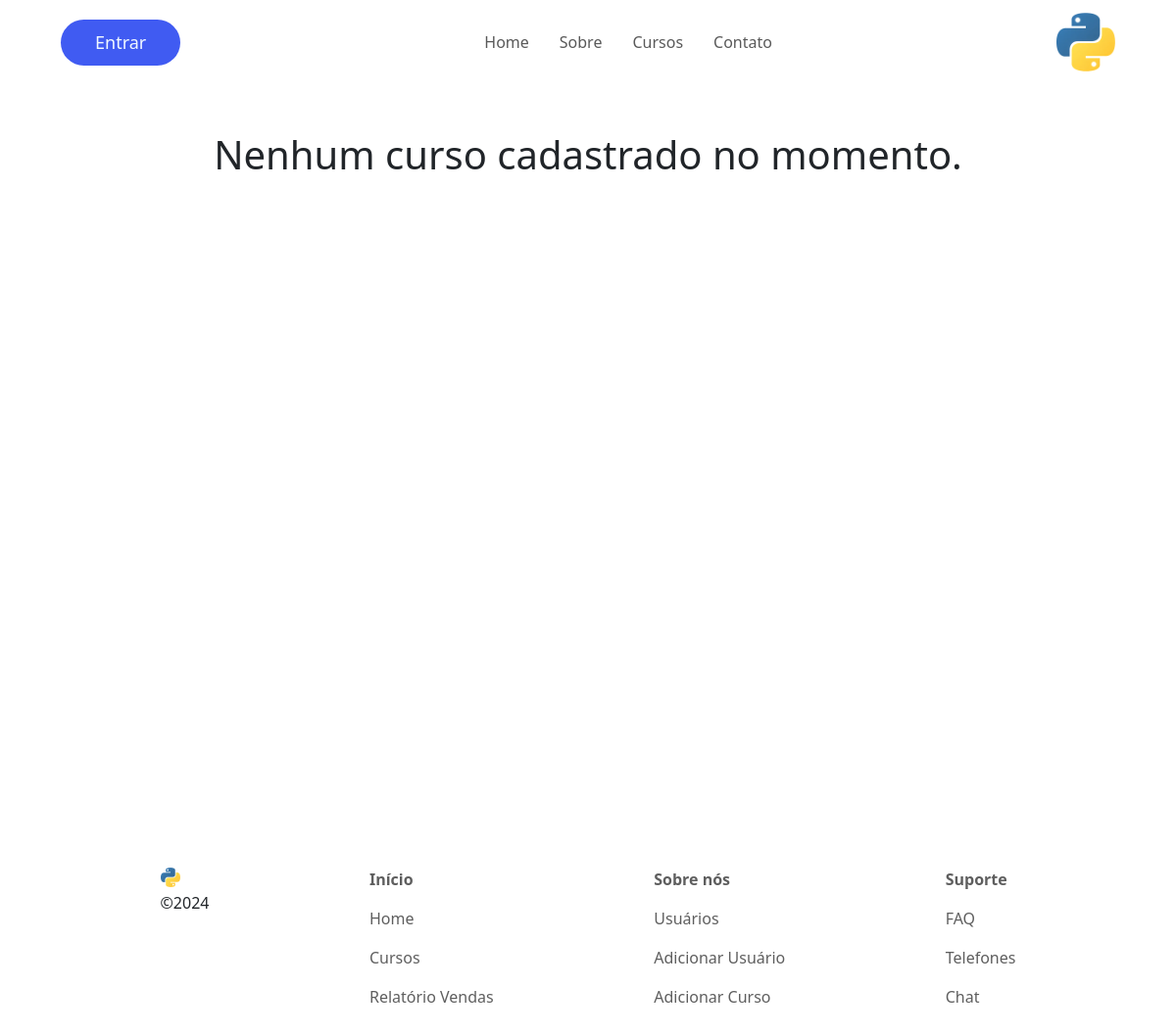
/courses, run on an earlier commit of the app's database.
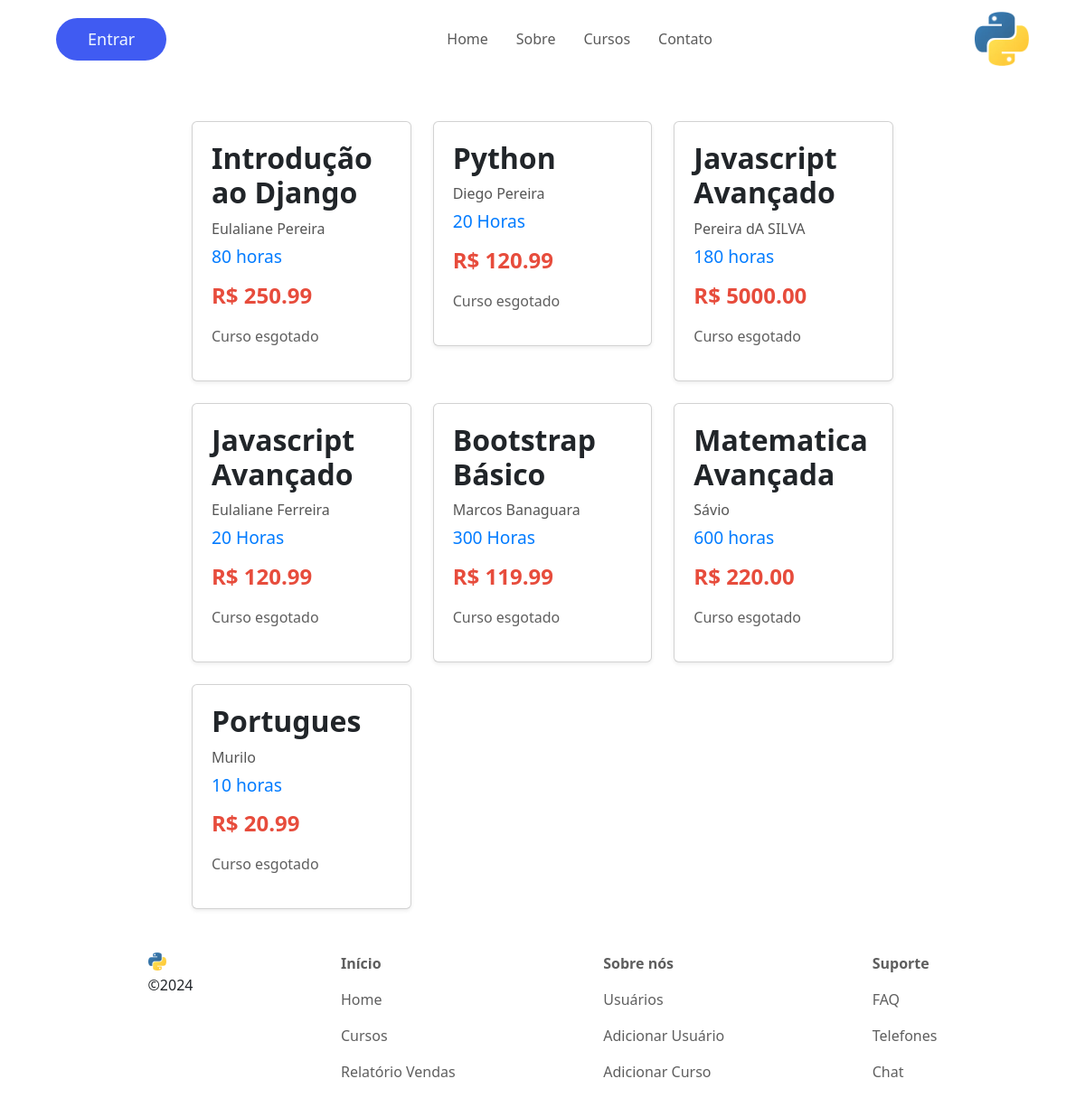
And on a later commit of the database.
### appHome/models.py (models this page shows, shortened)
class Curso(models.Model):
    name = models.CharField(max_length=255)
    autor = models.CharField(max_length=255)
    duration = models.CharField(max_length=255)
    price = models.DecimalField(max_digits=10, decimal_places=2)
    stock = models.PositiveIntegerField(default=0)  # Aqui estamos adicionando o campo `stock` com valor padrão 0.

### appHome/views.py (the view)
# urls.py: path('courses', views.listCourses, name="list_courses"),
def listCourses(request):
    courseList = Curso.objects.all().values()
    context = {
        'courses': courseList
    }
    template = loader.get_template("list_courses.html")
    return HttpResponse(template.render(context, request))

### appHome/templates/list_courses.html (shortened to what this page needs)
{% extends 'base.html' %}
{% block conteudo %}
<div class="container-fluid py-5" style="min-height: 100vh;">
  <div class="row justify-content-center">
    {% if courses %}
    <div class="col-12 col-md-10 col-lg-8">
      <div class="row row-cols-1 row-cols-md-2 row-cols-lg-3 g-4">
        {% for course in courses %}
        <div class="col courses-container">
          <div class="card course-card shadow-sm">
            <div class="card-body">
              <h5 class="card-title course-name">{{ course.name }}</h5>
              <p class="card-text course-author">{{ course.autor }}</p>
              <p class="card-text course-duration">{{ course.duration }}</p>
              <p class="card-text course-price">R$ {{ course.price }}</p>
              {% if course.stock > 0 %}
              <p class="card-text course-stock">Estoque: {{ course.stock }}</p>
              <a href="{% url 'buy_course' course.id %}" class="btn btn-primary btn-buy">Comprar</a>
              {% else %}
              <p>Curso esgotado</p>
              {% endif %}
            </div>
          </div>
        </div>
        {% endfor %}
      </div>
    </div>
    {% else %}
    <div class="col-12 text-center">
      <h1>Nenhum curso cadastrado no momento.</h1>
    </div>
    {% endif %}
  </div>
</div>
{% endblock %}

### appHome/templates/base.html (shortened to what this page needs)
{% load static %}
<!DOCTYPE html>
<html lang="pt-BR">
<head>
  <link rel="stylesheet" href="{% static 'style.css' %}">
  <link rel="stylesheet" href="{% static 'style-global.css' %}">
  <link href="https://cdn.jsdelivr.net/npm/bootstrap@5.3.3/dist/css/bootstrap.min.css" rel="stylesheet"
>
</head>
<body>
  <header>
  <nav class="navbar navbar-expand-lg">
    <div class="container-fluid">
      <button class="btn-p">
        <a class="navbar-brand" href="#">Entrar</a>
      </button>
      <div class="nav-container">
        <div class="collapse-container collapse navbar-collapse" id="navbarNavAltMarkup">
          <div class="navbar-nav">
            <a class="nav-link" href="{% url 'appHome' %}">Home</a>
          </div>
          <div class="navbar-nav">
            <a class="nav-link" href="#">Sobre</a>
          </div>
          <div class="navbar-nav">
            <a class="nav-link" href="{% url 'list_courses' %}">Cursos</a>
          </div>
          <div class="navbar-nav">
            <a class="nav-link" href="#">Contato</a>
          </div>
        </div>
      </div>
      <div class="img-container">
        <img src="../static/images/pythonlogo.webp" alt="logo" style="width: 60px;">
      </div>
    </div>
  </nav>
  </header>
  <main>
    {% block conteudo %}{% endblock %}
  </main>
  <footer>
    <div class="footer">
      <div class="collumn-1">
        <span class="copyr d-grid gap-1">
          <img src="../static/images/pythonlogo.webp" alt="pythonlogo" style="width: 20px;">
          &copy;2024
        </span>
      </div>
      <div class="collumn-2">
        <p style="font-weight: bold;">Início</p>
        <p>Home</p>
        <a href="{% url 'list_courses' %}">
          <p>Cursos</p>
        </a>
        <a href="{% url 'sales_report' %}">
          <p>Relatório Vendas</p>
        </a>
      </div>
      <div class="collumn-3">
        <p style="font-weight: bold;">Sobre nós</p>
        <a href="{% url 'list_users' %}">
          <p>Usuários</p>
        </a>
        <a href="{% url 'add_user' %}">
          <p>Adicionar Usuário</p>
        </a>
        <a href="{% url 'add_course' %}">
          <p>Adicionar Curso</p>
        </a>
      </div>
      <div class="collumn-4">
        <p style="font-weight: bold;">Suporte</p>
        <p>FAQ</p>
        <p>Telefones</p>
        <p>Chat</p>
      </div>
    </div>
  </footer>
</body>
</html>

### appHome/static/style.css (style rules this page uses)
body { background-color: red; }
.navbar { background-color: transparent; margin: 5px 50px; position: fixed; }
.nav-container { display: flex; justify-content: space-between; margin-left: auto; margin-right: auto; }
.collapse-container { display: flex; justify-content: center; align-items: center; gap: 15px; }
.btn-p { padding: 5px 35px; background-color: rgb(64, 91, 242); border: none; border-radius: 30px; align-items: center; margin-right: 20px; white-space: nowrap; font-size: 16px; }
.btn-p a { color: aliceblue; margin: 0; font-size: 18px; display: block; text-align: center; }
.navbar .btn-p { width: auto; }
.course-card { border-radius: 8px; box-shadow: 0 4px 8px rgba(0, 0, 0, 0.1); transition: transform 0.3s, box-shadow 0.3s; cursor: pointer; padding: 5px; }
.card-body { text-align: left; padding: 40px; }
.course-name { font-size: 2rem; font-weight: bold; margin-bottom: 10px; }
.course-author { font-size: 1rem; color: #555; margin-bottom: 5px; }
.course-duration { font-size: 1.2rem; color: #007bff; margin-bottom: 10px; }
.course-price { font-size: 1.5rem; font-weight: bold; color: #e74c3c; margin-bottom: 15px; }
.collumn-2 a, .collumn-3 a { text-decoration: none; color: inherit; }
p, a { color: rgba(0, 0, 0, 0.63); font-weight: 300; }
button, input[type="submit"] { width: 100%; padding: 12px; font-size: 1.1rem; background-color: #007bff; border: none; border-radius: 5px; color: white; cursor: pointer; transition: background-color 0.3s ease; }
html, body { overflow-x: hidden; }
body { overflow-y: hidden; }
.card { border-radius: 8px; box-shadow: 0 4px 8px rgba(0, 0, 0, 0.1); }
.footer { display: flex; justify-content: space-evenly; margin-bottom: 20px; }
body { background-color: #f4f4f4; }

### appHome/static/style-global.css (style rules this page uses)
* { margin: 0; padding: 0; box-sizing: border-box; }

What changed in the data, as far as the page shows it:
added Curso: name "Introdução ao Django", autor "Eulaliane Pereira", duration "80 horas", price "250.99", stock "Curso esgotado"
added Curso: name "Python", autor "Diego Pereira", duration "20 Horas", price "120.99", stock "Curso esgotado"
added Curso: name "Javascript Avançado", autor "Pereira dA SILVA", duration "180 horas", price "5000.00", stock "Curso esgotado"
added Curso: name "Javascript Avançado", autor "Eulaliane Ferreira", duration "20 Horas", price "120.99", stock "Curso esgotado"
added Curso: name "Bootstrap Básico", autor "Marcos Banaguara", duration "300 Horas", price "119.99", stock "Curso esgotado"
added Curso: name "Matematica Avançada", autor "Sávio", duration "600 horas", price "220.00", stock "Curso esgotado"
added Curso: name "Portugues", autor "Murilo", duration "10 horas", price "20.99", stock "Curso esgotado"
Also different on the page:
text no longer shown: "Nenhum curso cadastrado no momento."
